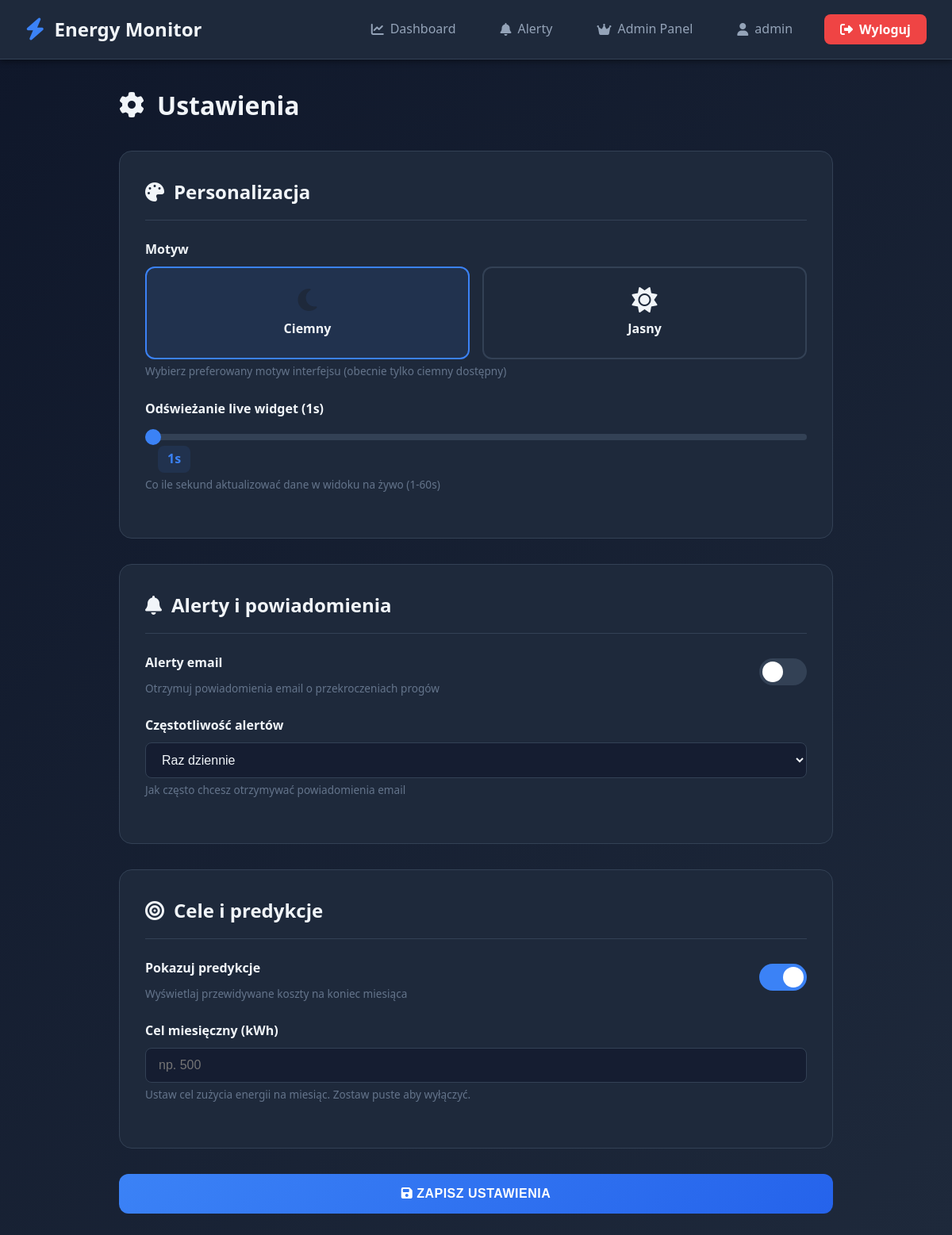
The app's page /api/settings/ (signed in), older data.
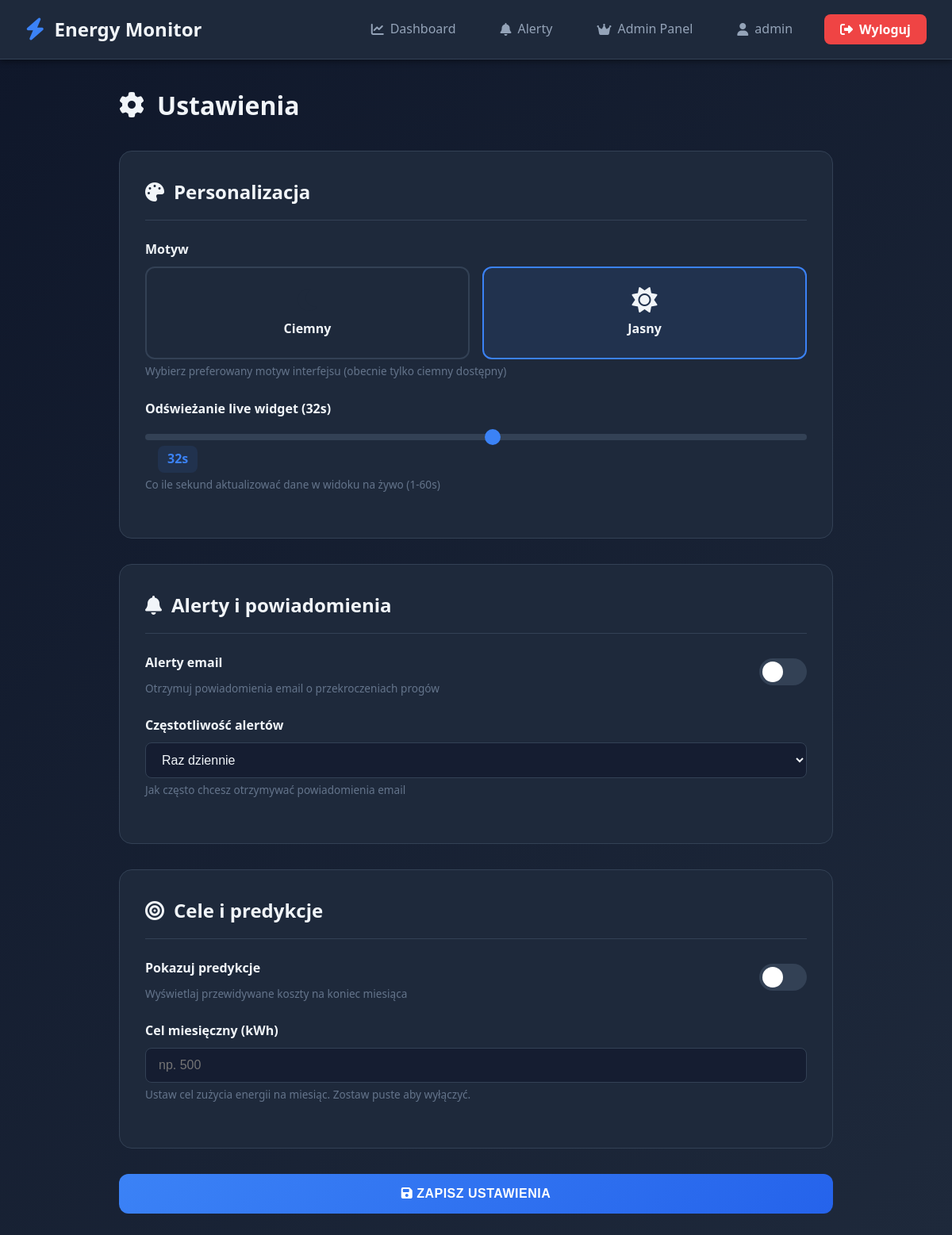
The same page, newer data.
### sensors/models.py (models this page shows, shortened)
class UserSettings(models.Model):
    user = models.OneToOneField(User, on_delete=models.CASCADE, related_name='settings')
    theme = models.CharField(
        max_length=10,
        choices=[('dark', 'Ciemny'), ('light', 'Jasny')],
        default='dark',
        verbose_name="Motyw"
    )
    email_alerts = models.BooleanField(default=True, verbose_name="Alerty email")
    alert_frequency = models.CharField(
        max_length=20,
        choices=[
            ('immediate', 'Natychmiast'),
            ('hourly', 'Co godzinę'),
            ('daily', 'Dziennie'),
        ],
        default='immediate',
        verbose_name="Częstotliwość alertów"
    )
    live_refresh_interval = models.IntegerField(
        default=5,
        validators=[MinValueValidator(1), MaxValueValidator(60)],
        verbose_name="Odświeżanie [s]",
        help_text="Co ile sekund odświeżać widget live (1-60)"
    )
    show_predictions = models.BooleanField(default=True, verbose_name="Pokazuj predykcje")
    monthly_goal_kwh = models.FloatField(
        null=True,
        blank=True,
        verbose_name="Cel miesięczny [kWh]"
    )
    created_at = models.DateTimeField(auto_now_add=True)
    updated_at = models.DateTimeField(auto_now=True)
    class Meta:
        verbose_name = "Ustawienia użytkownika"
        verbose_name_plural = "Ustawienia użytkowników"

### sensors/views.py (the view, shortened to what this page needs)
# urls.py: path('settings/', settings_view, name='settings'),
@login_required
def settings_view(request):
    user_settings, created = UserSettings.objects.get_or_create(user=request.user)
    context = {'user_settings': user_settings}
    return render(request, 'settings.html', context)

### templates/settings.html (shortened to what this page needs)
{% extends 'base.html' %}
{% block content %}
<div class="settings-container">
  <div class="settings-header">
    <h1><i class="fas fa-cog"></i> Ustawienia</h1>
  </div>
  <form method="post">
    <div class="settings-section">
      <h2 class="section-title">
        <i class="fas fa-palette"></i>
        Personalizacja
      </h2>
      <div class="form-group">
        <label>Motyw</label>
        <div class="theme-selector">
          <div class="theme-option dark {% if user_settings.theme == 'dark' %}active{% endif %}" onclick="selectTheme('dark')">
            <i class="fas fa-moon"></i>
            <div class="theme-name">Ciemny</div>
          </div>
          <div class="theme-option light {% if user_settings.theme == 'light' %}active{% endif %}" onclick="selectTheme('light')">
            <i class="fas fa-sun"></i>
            <div class="theme-name">Jasny</div>
          </div>
        </div>
        <p class="helper-text">Wybierz preferowany motyw interfejsu (obecnie tylko ciemny dostępny)</p>
      </div>
      <div class="form-group">
        <label>Odświeżanie live widget ({{ user_settings.live_refresh_interval }}s)</label>
        <input type="range" name="live_refresh_interval" min="1" max="60" value="{{ user_settings.live_refresh_interval }}" class="range-slider" oninput="updateRangeValue(this)">
        <span class="range-value" id="rangeValue">{{ user_settings.live_refresh_interval }}s</span>
        <p class="helper-text">Co ile sekund aktualizować dane w widoku na żywo (1-60s)</p>
      </div>
    </div>
    <div class="settings-section">
      <h2 class="section-title">
        <i class="fas fa-bell"></i>
        Alerty i powiadomienia
      </h2>
      <div class="form-group">
        <div class="toggle-group">
          <div class="toggle-label">
            <label>Alerty email</label>
            <p class="helper-text">Otrzymuj powiadomienia email o przekroczeniach progów</p>
          </div>
          <label class="toggle-switch">
            <span class="toggle-slider"></span>
          </label>
        </div>
      </div>
      <div class="form-group">
        <label>Częstotliwość alertów</label>
        <select name="alert_frequency" class="form-control">
          <option value="daily" {% if user_settings.alert_frequency == 'daily' %}selected{% endif %}>Raz dziennie</option>
        </select>
        <p class="helper-text">Jak często chcesz otrzymywać powiadomienia email</p>
      </div>
    </div>
    <div class="settings-section">
      <h2 class="section-title">
        <i class="fas fa-bullseye"></i>
        Cele i predykcje
      </h2>
      <div class="form-group">
        <div class="toggle-group">
          <div class="toggle-label">
            <label>Pokazuj predykcje</label>
            <p class="helper-text">Wyświetlaj przewidywane koszty na koniec miesiąca</p>
          </div>
          <label class="toggle-switch">
            <span class="toggle-slider"></span>
          </label>
        </div>
      </div>
      <div class="form-group">
        <label>Cel miesięczny (kWh)</label>
        <input type="number" name="monthly_goal_kwh" value="{{ user_settings.monthly_goal_kwh|default:'' }}" step="0.1" class="form-control" placeholder="np. 500">
        <p class="helper-text">Ustaw cel zużycia energii na miesiąc. Zostaw puste aby wyłączyć.</p>
      </div>
    </div>
    <button type="submit" class="btn-save">
      <i class="fas fa-save"></i> Zapisz ustawienia
    </button>
  </form>
</div>
{% endblock %}

Row changes from the older to the newer data that the page shows:
changed UserSettings "Raz dziennie": theme "dark" → "light" (drawn); live_refresh_interval "1" → "32"
